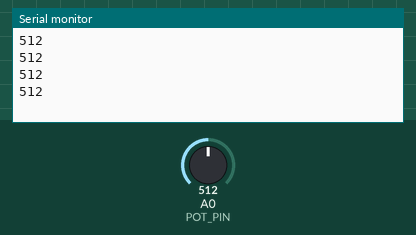
Simulated run of this sketch. Board: Arduino Uno, built with avr-gcc and run on an emulated ATmega328P. On the bench: the last lines printed to the serial monitor. The inputs (shaded band) are chosen by the test bench; at power-on: A0 (POT_PIN) = 512.

Above: at 1.2 s.
1.3 s: A0 (POT_PIN) set to 716
At 1.71 s:
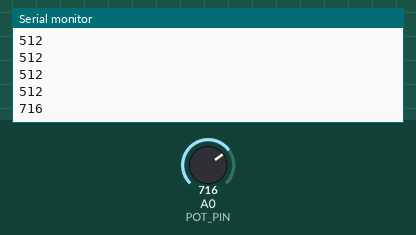
2.8 s: A0 (POT_PIN) set to 900
At 2.91 s:
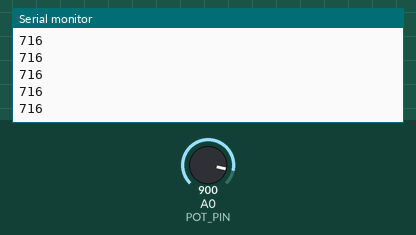
Timing chart, 0 to 5.8 s (numbered marks = the images above; inputs shaded):
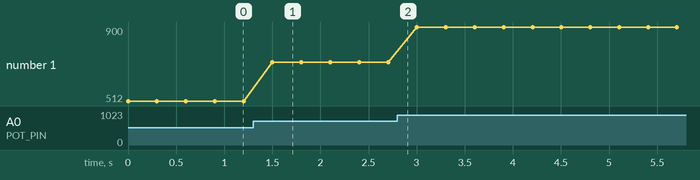

The sketch:

Master.ino
```cpp
#define POT_PIN A0
int potValue;

void setup()
{
  Serial.begin(9600);
  while (!Serial){;}
}

void loop()
{
  potValue=analogRead(POT_PIN);
  Serial.println(potValue);
  delay(300);
}
```

Measured:
- after the input at 1.3 s, the serial monitor: prints a new line after 0.20 s (image 1)
- plotted number 1: 512 → 716 after the input at 1.3 s, 716 → 900 after the input at 2.8 s
